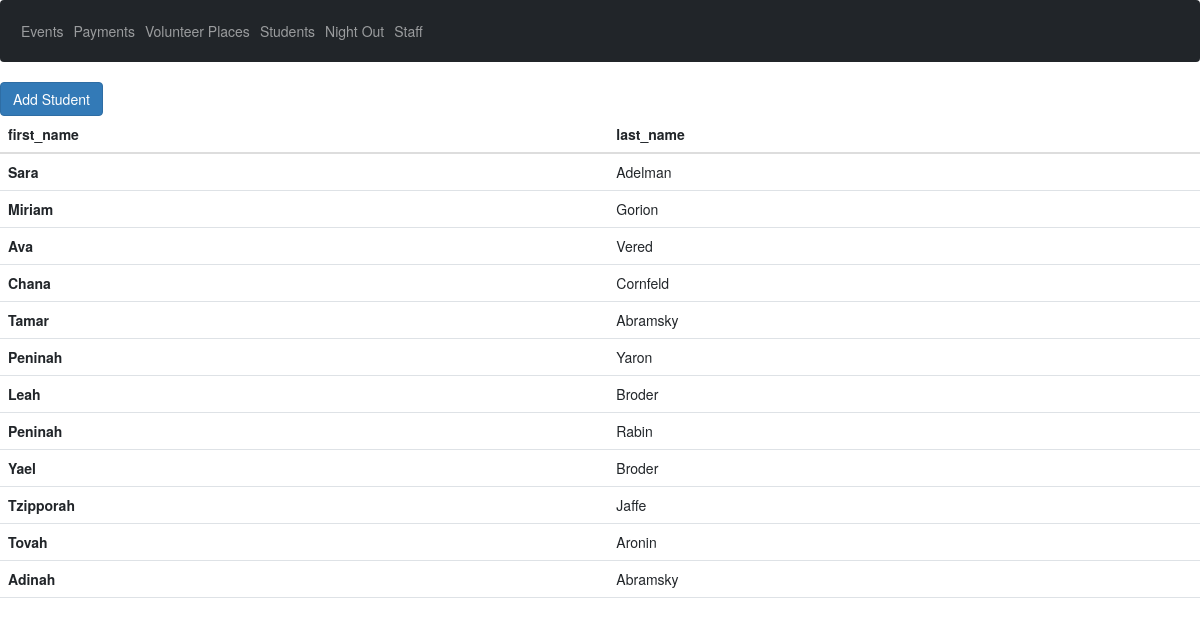
Before: /students with the older database file.
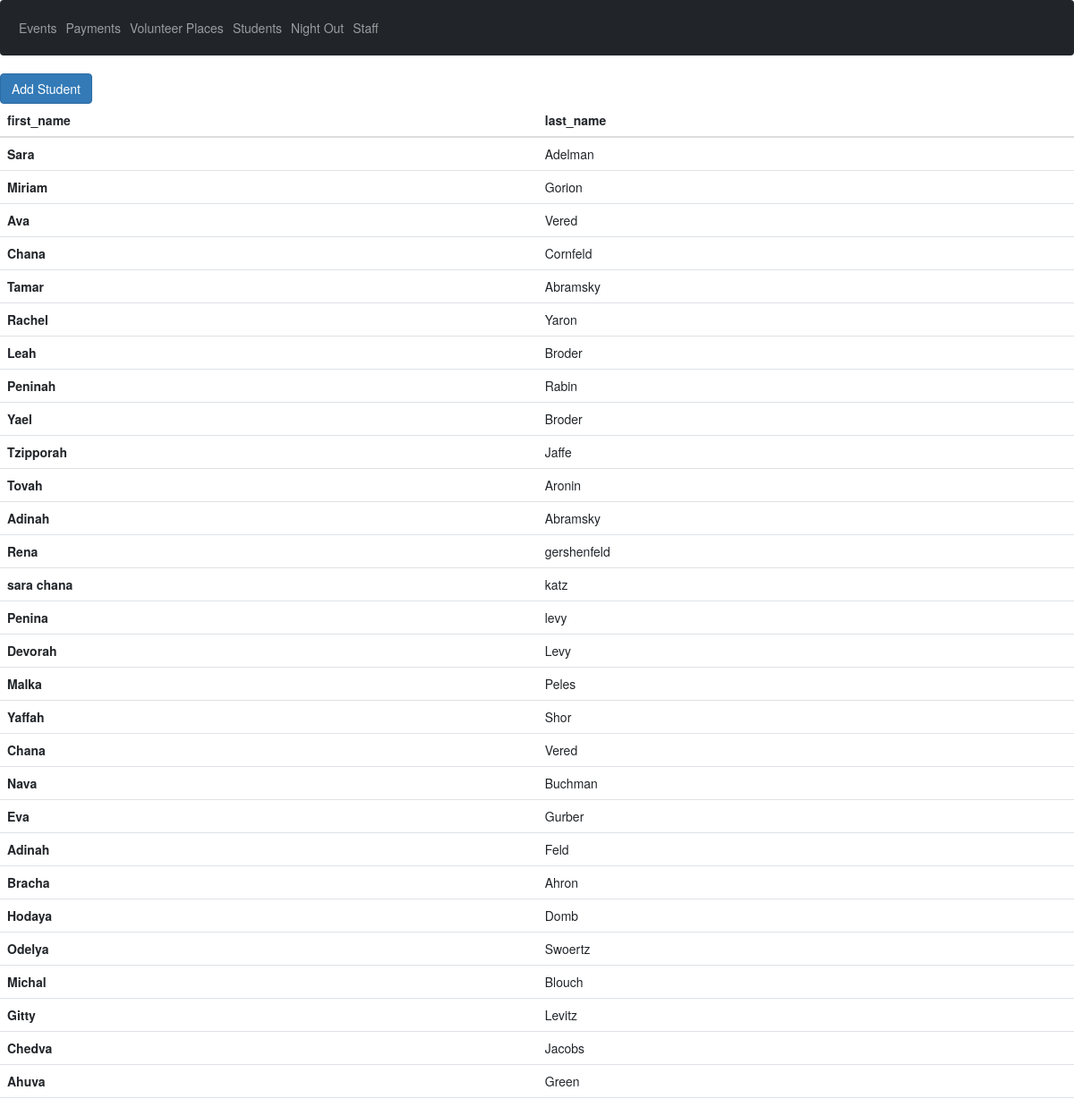
After: the same page with the newer database file.
### myapp/models.py (models this page shows, shortened)
class Students(models.Model):
    first_name = models.CharField(max_length=20)
    last_name = models.CharField(max_length=20)
    talents_and_level =models.CharField(max_length=200,blank=True)

### website/views.py (the view)
# urls.py: path("students", views.get_all_students,name="students"),
def  get_all_students(request):
    if request.method == 'POST':
        form = StudentsForm(request.POST)
        if form.is_valid():
            student = form.save()
    all_students = Students.objects.all()
    return render (request,"website/students/show_students.html",{
        "students":all_students,
        "studentsForm": StudentsForm(),
})

### website/templates/website/students/show_students.html
{% extends "website/template.html" %}
{% block body %}
{% include "website/students/add_students.html" %}
<table class="table">
    <thead>
      <tr>
        <th scope="col">first_name</th>
        <th scope="col">last_name</th>
      </tr>
    </thead>
    <tbody>
      {% for student in students %}
    <tr>
      <th scope="row"> {{ student.first_name }}</th>
      <td> {{ student.last_name }}</td>
    </tr>
  {% endfor %}
    </tbody>
</table>
{% endblock %}

### website/templates/website/template.html (shortened to what this page needs)
<!DOCTYPE html>
<html>
<head>
  <link href="https://cdn.jsdelivr.net/npm/bootstrap@5.1.3/dist/css/bootstrap.min.css" rel="stylesheet">
  <link rel="stylesheet" type="text/css" href="//maxcdn.bootstrapcdn.com/bootstrap/3.3.5/css/bootstrap.min.css">
</head>
<body>
  {% include "website/navbar.html" %}
  {% block body %}
  {% endblock %}
</body>
</html>

### website/templates/website/navbar.html
<nav class="navbar navbar-expand-lg navbar navbar-dark bg-dark">
    <div class="collapse navbar-collapse" id="navbarSupportedContent">
      <ul class="navbar-nav mr-auto">
        <li class="nav-item">
          <a class="nav-link" href="{% url 'website:night_out'  %}">Events</a>
        </li>
        <li class="nav-item">
            <a class="nav-link" href="{% url 'website:payments' %}">Payments</a>
        </li>
        <li class="nav-item">
            <a class="nav-link" href="{% url 'website:volunteer' %}">Volunteer Places </a>
        </li>
        <li class="nav-item">
            <a class="nav-link" href="{% url 'website:students' %}">Students</a>
        </li>
        <li class="nav-item">
          <a class="nav-link" href="{% url 'website:night_out' %}">Night Out</a>
       </li>
       <li class="nav-item">
         <a class="nav-link" href="{% url 'website:night_out' %}">Staff</a>
       </li>
      </ul>
    </div>
  </nav>

### website/templates/website/students/add_students.html (shortened to what this page needs)
<button type="button" class="btn btn-primary" data-toggle="modal" data-target="#exampleModal">
   Add Student
  </button>

Changed rows visible on the page:
changed Students "Yaron": first_name "Peninah" → "Rachel"
added Students: first_name "Rena", last_name "gershenfeld"
added Students: first_name "sara chana", last_name "katz"
added Students: first_name "Penina", last_name "levy"
added Students: first_name "Devorah", last_name "Levy"
added Students: first_name "Malka", last_name "Peles"
added Students: first_name "Yaffah", last_name "Shor"
added Students: first_name "Chana", last_name "Vered"
added Students: first_name "Nava", last_name "Buchman"
added Students: first_name "Eva", last_name "Gurber"
added Students: first_name "Adinah", last_name "Feld"
added Students: first_name "Bracha", last_name "Ahron"
added Students: first_name "Hodaya", last_name "Domb"
added Students: first_name "Odelya", last_name "Swoertz"
added Students: first_name "Michal", last_name "Blouch"
added Students: first_name "Gitty", last_name "Levitz"
added Students: first_name "Chedva", last_name "Jacobs"
added Students: first_name "Ahuva", last_name "Green"
